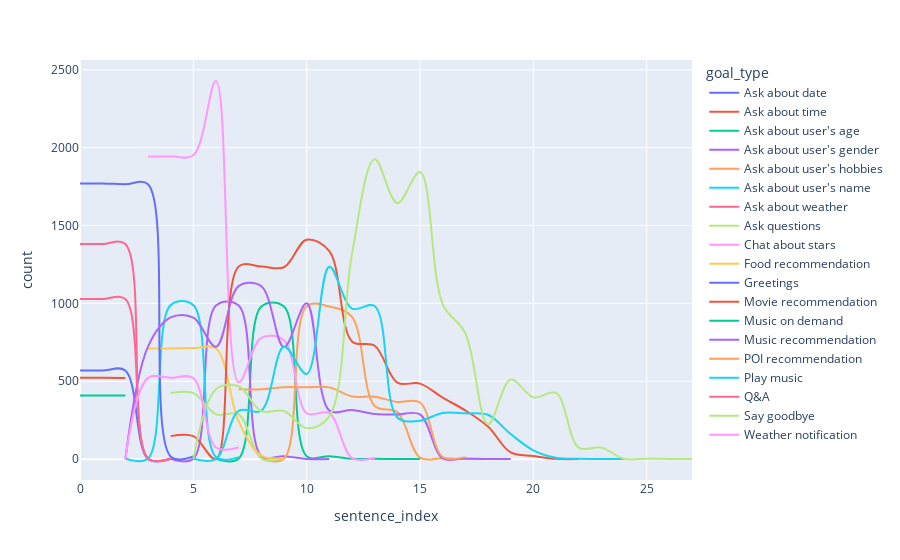

Notebook code for this chart:
### Code cell
draw_line_chart(train, 'goal_type')

### Figure 1 — Plotly figure (JSON) as saved in the notebook; plotly's stock layout.template omitted (floating-point values rounded to 4 significant figures)
{"data": [{"hovertemplate": "goal_type=Ask about date<br>sentence_index=%{x}<br>count=%{y}<extra></extra>", "legendgroup": "Ask about date", "line": {"color": "#636efa", "dash": "solid", "shape": "spline"}, "marker": {"symbol": "circle"}, "mode": "lines", "name": "Ask about date", "orientation": "v", "showlegend": true, "type": "scatter", "x": [0, 1, 2, 3, 4], "xaxis": "x", "y": [569, 569, 569, 1, 1], "yaxis": "y"}, {"hovertemplate": "goal_type=Ask about time<br>sentence_index=%{x}<br>count=%{y}<extra></extra>", "legendgroup": "Ask about time", "line": {"color": "#EF553B", "dash": "solid", "shape": "spline"}, "marker": {"symbol": "circle"}, "mode": "lines", "name": "Ask about time", "orientation": "v", "showlegend": true, "type": "scatter", "x": [0, 1, 2], "xaxis": "x", "y": [522, 522, 521], "yaxis": "y"}, {"hovertemplate": "goal_type=Ask about user's age<br>sentence_index=%{x}<br>count=%{y}<extra></extra>", "legendgroup": "Ask about user's age", "line": {"color": "#00cc96", "dash": "solid", "shape": "spline"}, "marker": {"symbol": "circle"}, "mode": "lines", "name": "Ask about user's age", "orientation": "v", "showlegend": true, "type": "scatter", "x": [6, 7, 8, 9, 10, 11, 12, 13, 14, 15], "xaxis": "x", "y": [3, 3, 980, 980, 19, 19, 2, 2, 1, 1], "yaxis": "y"}, {"hovertemplate": "goal_type=Ask about user's gender<br>sentence_index=%{x}<br>count=%{y}<extra></extra>", "legendgroup": "Ask about user's gender", "line": {"color": "#ab63fa", "dash": "solid", "shape": "spline"}, "marker": {"symbol": "circle"}, "mode": "lines", "name": "Ask about user's gender", "orientation": "v", "showlegend": true, "type": "scatter", "x": [4, 5, 6, 7, 8, 9, 10, 11], "xaxis": "x", "y": [3, 3, 986, 986, 19, 19, 1, 1], "yaxis": "y"}, {"hovertemplate": "goal_type=Ask about user's hobbies<br>sentence_index=%{x}<br>count=%{y}<extra></extra>", "legendgroup": "Ask about user's hobbies", "line": {"color": "#FFA15A", "dash": "solid", "shape": "spline"}, "marker": {"symbol": "circle"}, "mode": "lines", "name": "Ask about user's hobbies", "orientation": "v", "showlegend": true, "type": "scatter", "x": [8, 9, 10, 11, 12, 13, 14, 15, 16, 17, 18, 19], "xaxis": "x", "y": [3, 3, 982, 980, 913, 341, 302, 10, 6, 1, 1, 1], "yaxis": "y"}, {"hovertemplate": "goal_type=Ask about user's name<br>sentence_index=%{x}<br>count=%{y}<extra></extra>", "legendgroup": "Ask about user's name", "line": {"color": "#19d3f3", "dash": "solid", "shape": "spline"}, "marker": {"symbol": "circle"}, "mode": "lines", "name": "Ask about user's name", "orientation": "v", "showlegend": true, "type": "scatter", "x": [2, 3, 4, 5, 6, 7], "xaxis": "x", "y": [4, 4, 989, 989, 13, 13], "yaxis": "y"}, {"hovertemplate": "goal_type=Ask about weather<br>sentence_index=%{x}<br>count=%{y}<extra></extra>", "legendgroup": "Ask about weather", "line": {"color": "#FF6692", "dash": "solid", "shape": "spline"}, "marker": {"symbol": "circle"}, "mode": "lines", "name": "Ask about weather", "orientation": "v", "showlegend": true, "type": "scatter", "x": [0, 1, 2, 3, 4], "xaxis": "x", "y": [1028, 1028, 1028, 4, 3], "yaxis": "y"}, {"hovertemplate": "goal_type=Ask questions<br>sentence_index=%{x}<br>count=%{y}<extra></extra>", "legendgroup": "Ask questions", "line": {"color": "#B6E880", "dash": "solid", "shape": "spline"}, "marker": {"symbol": "circle"}, "mode": "lines", "name": "Ask questions", "orientation": "v", "showlegend": true, "type": "scatter", "x": [4, 5, 6, 7, 8, 9], "xaxis": "x", "y": [424, 424, 288, 288, 4, 4], "yaxis": "y"}, {"hovertemplate": "goal_type=Chat about stars<br>sentence_index=%{x}<br>count=%{y}<extra></extra>", "legendgroup": "Chat about stars", "line": {"color": "#FF97FF", "dash": "solid", "shape": "spline"}, "marker": {"symbol": "circle"}, "mode": "lines", "name": "Chat about stars", "orientation": "v", "showlegend": true, "type": "scatter", "x": [3, 4, 5, 6, 7, 8, 9, 10, 11, 12, 13], "xaxis": "x", "y": [1943, 1944, 1951, 2428, 494, 779, 763, 295, 295, 7, 7], "yaxis": "y"}, {"hovertemplate": "goal_type=Food recommendation<br>sentence_index=%{x}<br>count=%{y}<extra></extra>", "legendgroup": "Food recommendation", "line": {"color": "#FECB52", "dash": "solid", "shape": "spline"}, "marker": {"symbol": "circle"}, "mode": "lines", "name": "Food recommendation", "orientation": "v", "showlegend": true, "type": "scatter", "x": [3, 4, 5, 6, 7, 8, 9], "xaxis": "x", "y": [710, 711, 713, 710, 242, 22, 7], "yaxis": "y"}, {"hovertemplate": "goal_type=Greetings<br>sentence_index=%{x}<br>count=%{y}<extra></extra>", "legendgroup": "Greetings", "line": {"color": "#636efa", "dash": "solid", "shape": "spline"}, "marker": {"symbol": "circle"}, "mode": "lines", "name": "Greetings", "orientation": "v", "showlegend": true, "type": "scatter", "x": [0, 1, 2, 3, 4, 5], "xaxis": "x", "y": [1770, 1770, 1765, 1765, 17, 17], "yaxis": "y"}, {"hovertemplate": "goal_type=Movie recommendation<br>sentence_index=%{x}<br>count=%{y}<extra></extra>", "legendgroup": "Movie recommendation", "line": {"color": "#EF553B", "dash": "solid", "shape": "spline"}, "marker": {"symbol": "circle"}, "mode": "lines", "name": "Movie recommendation", "orientation": "v", "showlegend": true, "type": "scatter", "x": [4, 5, 6, 7, 8, 9, 10, 11, 12, 13, 14, 15, 16, 17, 18, 19, 20, 21, 22], "xaxis": "x", "y": [148, 148, 1, 1237, 1237, 1232, 1409, 1335, 756, 728, 491, 485, 395, 313, 209, 43, 20, 2, 1], "yaxis": "y"}, {"hovertemplate": "goal_type=Music on demand<br>sentence_index=%{x}<br>count=%{y}<extra></extra>", "legendgroup": "Music on demand", "line": {"color": "#00cc96", "dash": "solid", "shape": "spline"}, "marker": {"symbol": "circle"}, "mode": "lines", "name": "Music on demand", "orientation": "v", "showlegend": true, "type": "scatter", "x": [0, 1, 2], "xaxis": "x", "y": [408, 408, 408], "yaxis": "y"}, {"hovertemplate": "goal_type=Music recommendation<br>sentence_index=%{x}<br>count=%{y}<extra></extra>", "legendgroup": "Music recommendation", "line": {"color": "#ab63fa", "dash": "solid", "shape": "spline"}, "marker": {"symbol": "circle"}, "mode": "lines", "name": "Music recommendation", "orientation": "v", "showlegend": true, "type": "scatter", "x": [2, 3, 4, 5, 6, 7, 8, 9, 10, 11, 12, 13, 14, 15, 16, 17, 18, 19], "xaxis": "x", "y": [1, 723, 910, 909, 722, 1111, 1110, 720, 1001, 312, 315, 290, 287, 287, 5, 5, 1, 1], "yaxis": "y"}, {"hovertemplate": "goal_type=POI recommendation<br>sentence_index=%{x}<br>count=%{y}<extra></extra>", "legendgroup": "POI recommendation", "line": {"color": "#FFA15A", "dash": "solid", "shape": "spline"}, "marker": {"symbol": "circle"}, "mode": "lines", "name": "POI recommendation", "orientation": "v", "showlegend": true, "type": "scatter", "x": [7, 8, 9, 10, 11, 12, 13, 14, 15, 16, 17], "xaxis": "x", "y": [449, 449, 462, 461, 461, 402, 401, 367, 364, 14, 13], "yaxis": "y"}, {"hovertemplate": "goal_type=Play music<br>sentence_index=%{x}<br>count=%{y}<extra></extra>", "legendgroup": "Play music", "line": {"color": "#19d3f3", "dash": "solid", "shape": "spline"}, "marker": {"symbol": "circle"}, "mode": "lines", "name": "Play music", "orientation": "v", "showlegend": true, "type": "scatter", "x": [5, 6, 7, 8, 9, 10, 11, 12, 13, 14, 15, 16, 17, 18, 19, 20, 21, 22, 23, 24], "xaxis": "x", "y": [2, 2, 311, 311, 722, 547, 1236, 967, 983, 268, 247, 297, 294, 285, 161, 57, 9, 2, 1, 1], "yaxis": "y"}, {"hovertemplate": "goal_type=Q&A<br>sentence_index=%{x}<br>count=%{y}<extra></extra>", "legendgroup": "Q&A", "line": {"color": "#FF6692", "dash": "solid", "shape": "spline"}, "marker": {"symbol": "circle"}, "mode": "lines", "name": "Q&A", "orientation": "v", "showlegend": true, "type": "scatter", "x": [0, 1, 2, 3, 4], "xaxis": "x", "y": [1381, 1381, 1381, 6, 6], "yaxis": "y"}, {"hovertemplate": "goal_type=Say goodbye<br>sentence_index=%{x}<br>count=%{y}<extra></extra>", "legendgroup": "Say goodbye", "line": {"color": "#B6E880", "dash": "solid", "shape": "spline"}, "marker": {"symbol": "circle"}, "mode": "lines", "name": "Say goodbye", "orientation": "v", "showlegend": true, "type": "scatter", "x": [5, 6, 7, 8, 9, 10, 11, 12, 13, 14, 15, 16, 17, 18, 19, 20, 21, 22, 23, 24, 25, 26, 27], "xaxis": "x", "y": [2, 449, 468, 308, 309, 199, 275, 1318, 1925, 1644, 1844, 996, 808, 223, 511, 397, 425, 74, 74, 2, 3, 1, 1], "yaxis": "y"}, {"hovertemplate": "goal_type=Weather notification<br>sentence_index=%{x}<br>count=%{y}<extra></extra>", "legendgroup": "Weather notification", "line": {"color": "#FF97FF", "dash": "solid", "shape": "spline"}, "marker": {"symbol": "circle"}, "mode": "lines", "name": "Weather notification", "orientation": "v", "showlegend": true, "type": "scatter", "x": [2, 3, 4, 5, 6, 7], "xaxis": "x", "y": [1, 522, 522, 520, 75, 75], "yaxis": "y"}], "layout": {"legend": {"title": {"text": "goal_type"}, "tracegroupgap": 0}, "margin": {"t": 60}, "xaxis": {"anchor": "y", "domain": [0, 1], "title": {"text": "sentence_index"}}, "yaxis": {"anchor": "x", "domain": [0, 1], "title": {"text": "count"}}}}
